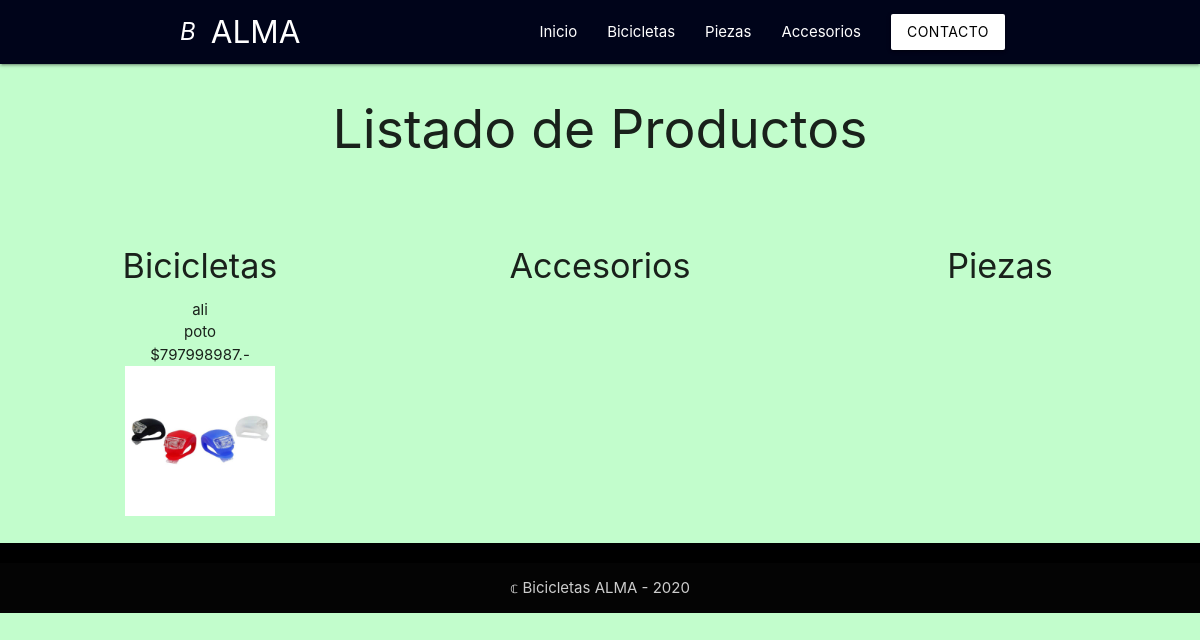
Before: /bicicletas/mostrar_producto with the older database file.
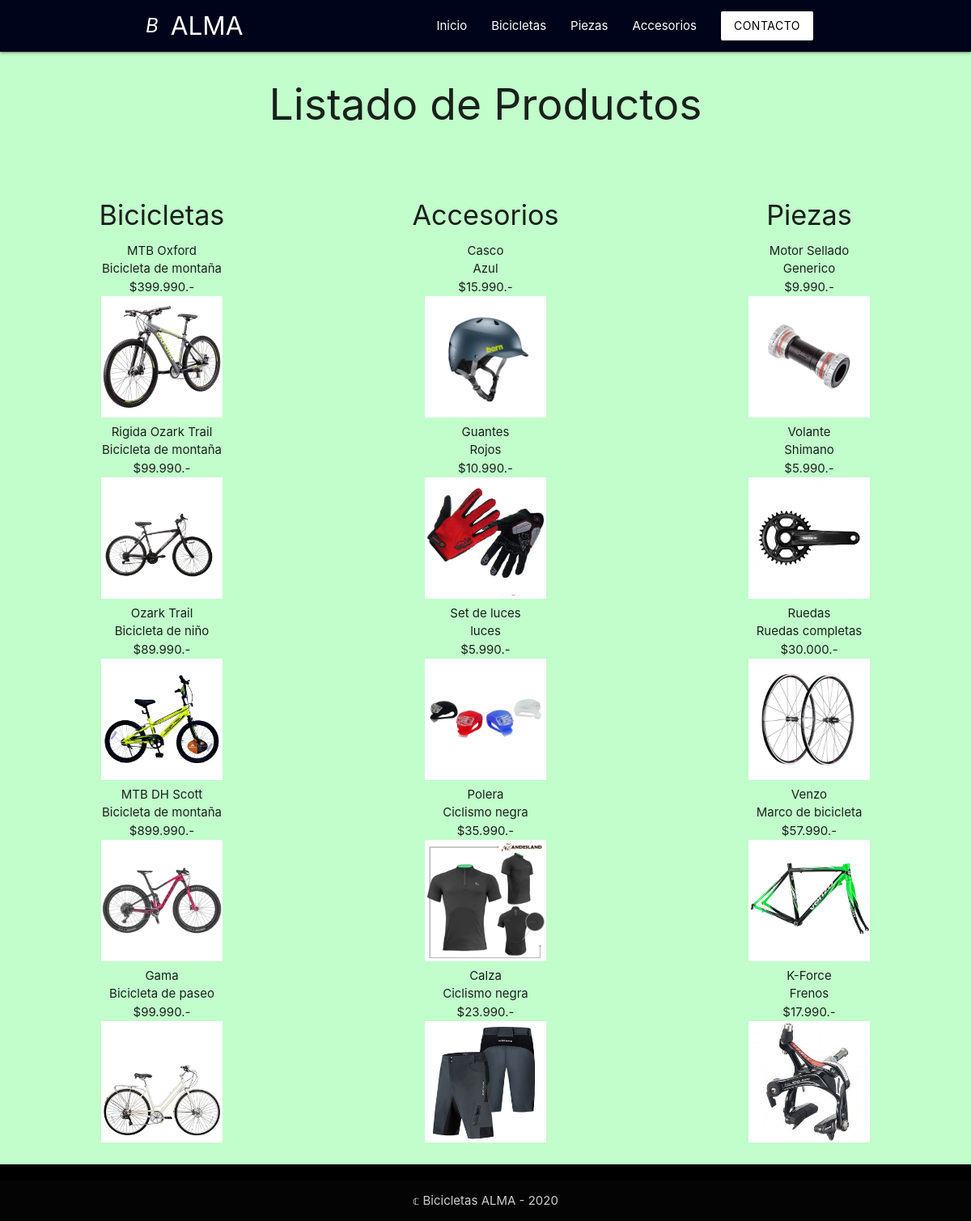
After: the same page with the newer database file.
### bicicletas/models.py (models this page shows, shortened)
class producto (models.Model):
    id_producto         = models.AutoField(db_column='id_producto', primary_key=True)
    codigo              = models.CharField(max_length=5, unique=True)
    nombre              = models.CharField(max_length=19, unique=True)
    descripcion         = models.CharField(max_length=20, blank=True, null=True)
    precio              = models.CharField(max_length=20, blank=True, null=True)
    tipo                = models.CharField(max_length=20, blank=True, null=True)
    foto                = models.ImageField(upload_to='fotos', blank=True, null=True)
    activo              = models.IntegerField(blank=True, null=True)

### bicicletas/views.py (the view)
# urls.py: path('mostrar_producto', views.mostrar_producto, name='mostrar_producto'),
def mostrar_producto(request):
    print("ok, estamos en la vista mostrar producto")
    lista = producto.objects.all()
    context = {'listado':lista}
    return render (request, 'bicicletas/listar_producto.html', context)
    return render (request, 'bicicletas/listar_producto.html', context)

### bicicletas/templates/bicicletas/listar_producto.html (shortened to what this page needs)
{% extends "bicicletas/base.html" %}
{% load static %}
{% block content%}
<main>
    <div class='row'>
        <center>
        <h2>Listado de Productos</h2>
                <br><br>
        <div class="col s12 m4">
            <div>
                <h4>Bicicletas</h4>
                {% for prod in listado %}
                    {% if prod.tipo == "bicicleta" %}
                        {{prod.nombre}} <br> {{prod.descripcion}} <br> ${{prod.precio}}.-<br>
                        <img src="{{prod.foto.url}}" width="150px"> <br>
                    {% endif %}
                {% endfor %}
            </div>
        </div>
        <div class="col s12 m4">
            <div>
                <h4>Accesorios</h4>
                {% for prod in listado %}
                    {% if prod.tipo == "accesorio" %}
                        {{prod.nombre}} <br> {{prod.descripcion}} <br> ${{prod.precio}}.-<br>
                        <img src="{{prod.foto.url}}" width="150px"> <br>
                    {% endif %}
                {% endfor %}
            </div>
        </div>
        <div class="col s12 m4">
            <div>
                <h4>Piezas</h4>
               {% for prod in listado %}
                    {% if prod.tipo == "pieza" %}
                        {{prod.nombre}} <br> {{prod.descripcion}} <br> ${{prod.precio}}.-<br>
                        <img src="{{prod.foto.url}}" width="150px"> <br>
                    {% endif %}
                {% endfor %}
            </div>
        </div></center>
    </div>
</main>
<footer class="page-footer black">
    <div class="footer-copyright">
      <div class="container center footer-text">
       &copf; Bicicletas ALMA - 2020
      </div>
    </div>
  </footer>
{% endblock %}

Changed rows visible on the page:
removed producto: nombre "ali", descripcion "poto", precio "797998987", foto (picture), shown under "Bicicletas"
added producto: nombre "MTB Oxford", descripcion "Bicicleta de montaña", precio "399.990", foto (picture), shown under "Bicicletas"
added producto: nombre "Rigida Ozark Trail", descripcion "Bicicleta de montaña", precio "99.990", foto (picture), shown under "Bicicletas"
added producto: nombre "Ozark Trail", descripcion "Bicicleta de niño", precio "89.990", foto (picture), shown under "Bicicletas"
added producto: nombre "MTB DH Scott", descripcion "Bicicleta de montaña", precio "899.990", foto (picture), shown under "Bicicletas"
added producto: nombre "Gama", descripcion "Bicicleta de paseo", precio "99.990", foto (picture), shown under "Bicicletas"
added producto: nombre "Casco", descripcion "Azul", precio "15.990", foto (picture), shown under "Accesorios"
added producto: nombre "Guantes", descripcion "Rojos", precio "10.990", foto (picture), shown under "Accesorios"
added producto: nombre "Set de luces", descripcion "luces", precio "5.990", foto (picture), shown under "Accesorios"
added producto: nombre "Polera", descripcion "Ciclismo negra", precio "35.990", foto (picture), shown under "Accesorios"
added producto: nombre "Calza", descripcion "Ciclismo negra", precio "23.990", foto (picture), shown under "Accesorios"
added producto: nombre "Motor Sellado", descripcion "Generico", precio "9.990", foto (picture), shown under "Piezas"
added producto: nombre "Volante", descripcion "Shimano", precio "5.990", foto (picture), shown under "Piezas"
added producto: nombre "Ruedas", descripcion "Ruedas completas", precio "30.000", foto (picture), shown under "Piezas"
added producto: nombre "Venzo", descripcion "Marco de bicicleta", precio "57.990", foto (picture), shown under "Piezas"
added producto: nombre "K-Force", descripcion "Frenos", precio "17.990", foto (picture), shown under "Piezas"
